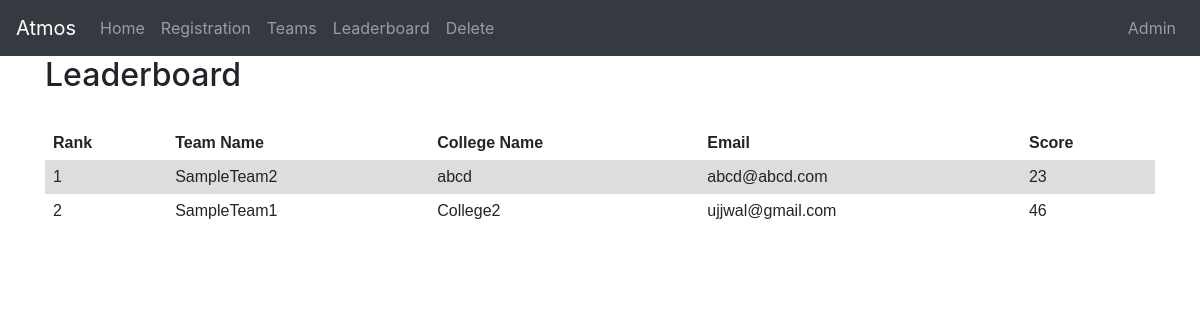
The page /leaderboard/ on the database as committed earlier.
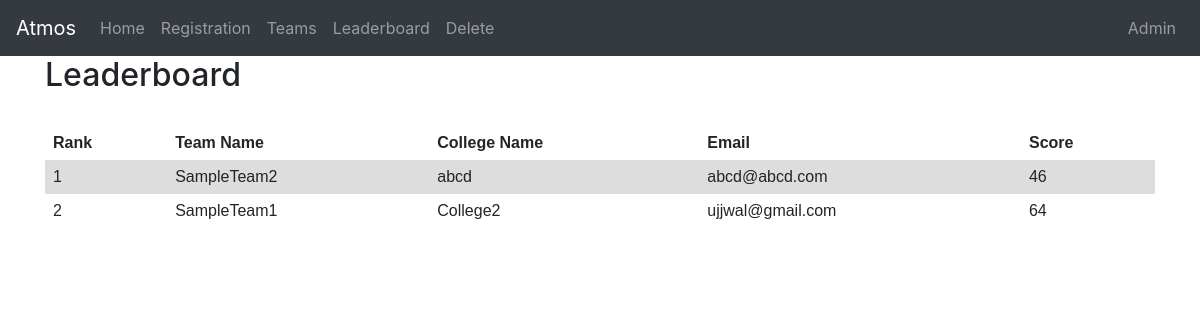
The same page on the database as committed later.
### portal/models.py (models this page shows, shortened)
class Team(models.Model):
    final_score = models.IntegerField(default=0)
    gate_set = models.IntegerField(default=-1)
    score1 = models.IntegerField(default=0)
    score2 = models.IntegerField(default=0)
    score3 = models.IntegerField(default=0)
    round1_done = models.BooleanField(default=False)
    round2_done = models.BooleanField(default=False)
    team_name = models.CharField(max_length=100, unique=True)
    college_name = models.CharField(max_length=100)
    email = models.EmailField()

### portal/views.py (the view)
# urls.py: path('leaderboard/', views.leaderboard, name='leaderboard'),
def leaderboard(request):
    teams = Team.objects.order_by('final_score')
    return render(
        request,
        'leaderboard.html',
        context={'teams': teams}
    )

### portal/templates/leaderboard.html (shortened to what this page needs)
{% extends "base.html" %}
{% block content %}
<div class="container">
<h2>Leaderboard</h2>
<br>
<table>
	<tr>
		<th><b>Rank</b></th>
		<th>Team Name</th>
		<th>College Name</th>
		<th>Email</th>
		<th>Score</th>
	</tr>
{% for team in teams %}
	<tr>
		<td>{{ forloop.counter }}</td>
		<td>{{team.team_name}}</td>
		<td>{{team.college_name}}</td>
		<td>{{team.email}}</td>
		<td>{{team.final_score}}</td>
	</tr>
{% endfor %}
</table>
</div>
{% endblock %}

Rows that differ between the two databases and show on the page:
changed Team "SampleTeam2": final_score "23" → "46"
changed Team "SampleTeam1": final_score "46" → "64"
